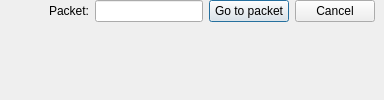
  <widget class="QWidget" name="centralWidget">
   <property name="sizePolicy">
    <sizepolicy hsizetype="Expanding" vsizetype="Expanding">
     <horstretch>0</horstretch>
     <verstretch>0</verstretch>
    </sizepolicy>
   </property>
   <layout class="QVBoxLayout" name="verticalLayout">
    <property name="spacing">
     <number>0</number>
    </property>
    <property name="leftMargin">
     <number>0</number>
    </property>
    <property name="topMargin">
     <number>0</number>
    </property>
    <property name="rightMargin">
     <number>0</number>
    </property>
    <property name="bottomMargin">
     <number>0</number>
    </property>
    <item>
     <widget class="AccordionFrame" name="goToFrame">
      <layout class="QHBoxLayout" name="goToHB">
       <property name="topMargin">
        <number>0</number>
       </property>
       <property name="bottomMargin">
        <number>0</number>
       </property>
       <item>
        <spacer name="horizontalSpacer">
         <property name="orientation">
          <enum>Qt::Horizontal</enum>
         </property>
         <property name="sizeHint" stdset="0">
          <size>
           <width>40</width>
           <height>10</height>
          </size>
         </property>
        </spacer>
       </item>
       <item>
        <widget class="QLabel" name="goToPacketLabel">
         <property name="text">
          <string>Packet:</string>
         </property>
        </widget>
       </item>
       <item>
        <widget class="QLineEdit" name="goToLineEdit">
         <property name="inputMask">
          <string>900000000</string>
         </property>
        </widget>
       </item>
       <item>
        <widget class="QPushButton" name="goToGo">
         <property name="maximumSize">
          <size>
           <width>16777215</width>
           <height>27</height>
          </size>
         </property>
         <property name="text">
          <string>Go to packet</string>
         </property>
         <property name="default">
          <bool>true</bool>
         </property>
        </widget>
       </item>
       <item>
        <widget class="QPushButton" name="goToCancel">
         <property name="maximumSize">
          <size>
           <width>16777215</width>
           <height>27</height>
          </size>
         </property>
         <property name="text">
          <string>Cancel</string>
         </property>
        </widget>
       </item>
      </layout>
     </widget>
    </item>
    <item>
     <widget class="SearchFrame" name="searchFrame" native="true"/>
    </item>
    <item>
     <widget class="AddressEditorFrame" name="addressEditorFrame"/>
    </item>
    <item>
     <widget class="ColumnEditorFrame" name="columnEditorFrame"/>
    </item>
    <item>
     <widget class="PreferenceEditorFrame" name="preferenceEditorFrame"/>
    </item>
    <item>
     <widget class="FilterExpressionFrame" name="filterExpressionFrame"/>
    </item>
    <item>
     <widget class="WirelessTimeline" name="wirelessTimelineWidget" native="true"/>
    </item>
    <item>
     <widget class="QStackedWidget" name="mainStack">
      <property name="enabled">
       <bool>true</bool>
      </property>
      <widget class="MainWelcome" name="welcomePage"/>
     </widget>
    </item>
   </layout>
  </widget>
